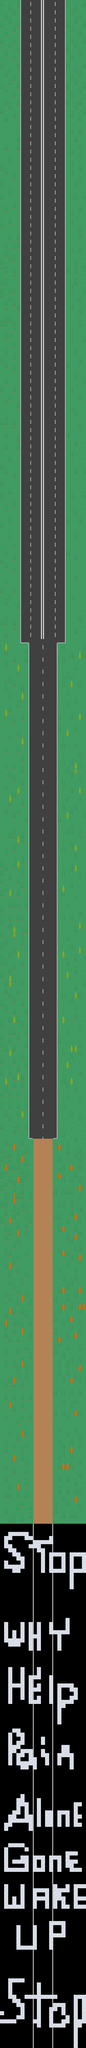

The image is a tile-based game level rendered from a .tmx file. Its description and source (layers, tilesets, objects; grid data summarised) follow:
An orthogonal 21x500 tile map with 16x16 px tiles, 3 tile layers (road, Text, things on side road).

<map version="1.10" tiledversion="1.11.2" orientation="orthogonal" renderorder="right-down" width="21" height="500" tilewidth="16" tileheight="16" infinite="0" nextlayerid="4" nextobjectid="1">
 <tileset firstgid="1" source="Dreamride Tilesheet.tsx" />
 <layer id="1" name="road" width="21" height="500">
  <data>[10500 cells, 8068 non-empty, 15 distinct tile ids]</data>
 </layer>
 <layer id="2" name="Text" width="21" height="500">
  <data>[10500 cells, 865 non-empty, 2 distinct tile ids]</data>
 </layer>
 <layer id="3" name="things on side road" width="21" height="500">
  <data>[10500 cells, 1526 non-empty, 6 distinct tile ids]</data>
 </layer>
</map>
